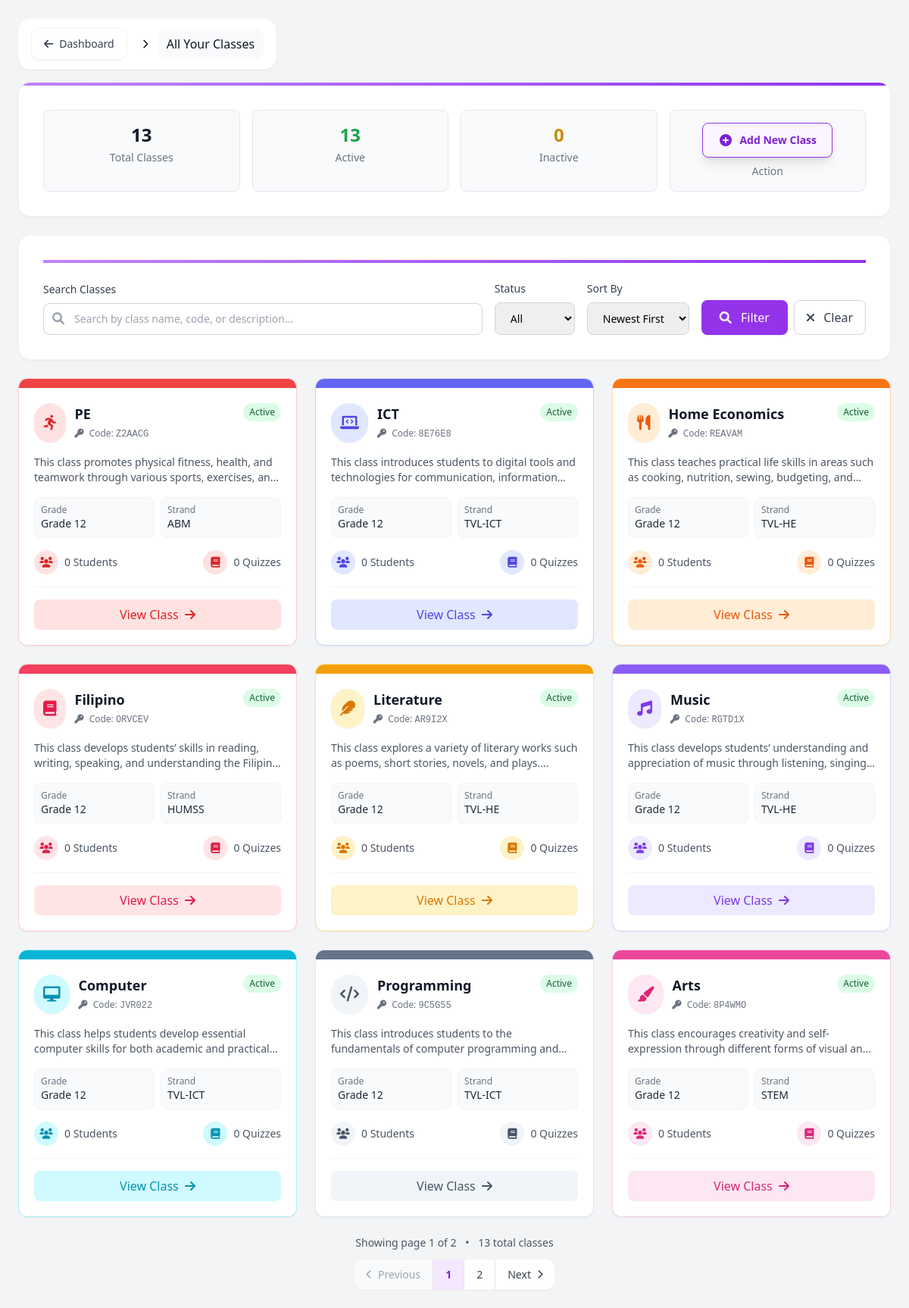
Page /Teacher/Contents/Tabs/teacherAllClasses.php (signed in) on the committed database.
### tables this page shows
CREATE TABLE `teacher_classes_tb` (
  `class_id` int(11) NOT NULL,
  `th_id` varchar(255) NOT NULL,
  `class_name` varchar(255) NOT NULL,
  `class_code` varchar(10) NOT NULL,
  `class_description` text DEFAULT NULL,
  `grade_level` varchar(20) NOT NULL,
  `strand` varchar(50) DEFAULT NULL,
  `status` enum('active','inactive','archived') NOT NULL DEFAULT 'active',
  `created_at` timestamp NOT NULL DEFAULT current_timestamp(),
  `updated_at` timestamp NOT NULL DEFAULT current_timestamp() ON UPDATE current_timestamp()
);

### Teacher/Functions/teacherAllClassesFunction.php (called while the page is built, shortened)
<?php
include_once '../../../Connection/conn.php';
include_once '../../Functions/fetchClasses.php';
$teacher_id = $_SESSION['user_id'];
$classes = getTeacherClasses($conn, $teacher_id);
$itemsPerPage = 9;
$currentPage = isset($_GET['page']) ? intval($_GET['page']) : 1;
$startIndex = ($currentPage - 1) * $itemsPerPage;
$displayClasses = array_slice($classes, $startIndex, $itemsPerPage);
?>

### Teacher/Functions/fetchClasses.php (called while the page is built, shortened)
<?php
function getTeacherClasses($conn, $teacher_id) {
    $classes = array();
    $sql = "SELECT * FROM teacher_classes_tb WHERE th_id = ? ORDER BY created_at DESC";
    $stmt = $conn->prepare($sql);
    $stmt->bind_param("s", $teacher_id);
    if ($stmt->execute()) {
        $result = $stmt->get_result();
        while ($row = $result->fetch_assoc()) {
            $classes[] = $row;
        }
    } else {
        error_log("Error fetching classes: " . $conn->error);
    }
    return $classes;
}
?>

### Teacher/Contents/Tabs/AllClassesComponents/allClassesCardsSection.php (the view, shortened to what this page needs)
<?php if (isset($classes) && count($classes) > 0): ?>
    <div class="grid grid-cols-1 sm:grid-cols-2 lg:grid-cols-3 gap-6">
        <?php
        foreach ($displayClasses as $class):
            $studentCount = 0;
            try {
                $tableCheckQuery = "SHOW TABLES LIKE 'class_enrollments_tb'";
                $tableCheckResult = $conn->query($tableCheckQuery);
                if ($tableCheckResult->num_rows > 0) {
                    $enrollmentQuery = "SELECT COUNT(*) as student_count FROM class_enrollments_tb WHERE class_id = ? AND status = 'active'";
                    $enrollmentStmt = $conn->prepare($enrollmentQuery);
                    $enrollmentStmt->bind_param("i", $class['class_id']);
                    $enrollmentStmt->execute();
                    $enrollmentResult = $enrollmentStmt->get_result();
                    $studentCount = $enrollmentResult->fetch_assoc()['student_count'];
                }
            } catch (Exception $e) {
            }
            $quizCount = 0;
            try {
                $tableCheckQuery = "SHOW TABLES LIKE 'quizzes_tb'";
                $tableCheckResult = $conn->query($tableCheckQuery);
                if ($tableCheckResult->num_rows > 0) {
                    $quizQuery = "SELECT COUNT(*) as quiz_count FROM quizzes_tb WHERE class_id = ? AND status = 'published'";
                    $quizStmt = $conn->prepare($quizQuery);
                    $quizStmt->bind_param("i", $class['class_id']);
                    $quizStmt->execute();
                    $quizResult = $quizStmt->get_result();
                    $quizCount = $quizResult->fetch_assoc()['quiz_count'];
                }
            } catch (Exception $e) {
            }
            $statusColors = [
                'active' => 'bg-green-100 text-green-800',
                'inactive' => 'bg-gray-100 text-gray-800',
                'archived' => 'bg-red-100 text-red-800',
                'pending' => 'bg-yellow-100 text-yellow-800',
            ];
            $description = !empty($class['class_description']) ? $class['class_description'] : 'No description available';
            $strand = !empty($class['strand']) ? $class['strand'] : 'N/A';
            $defaultStyle = [
                'strip' => 'bg-gray-500',
                'icon_bg' => 'bg-gray-100',
                'icon_color' => 'text-gray-600',
                'border' => 'border-gray-200',
                'link_color' => 'text-gray-600 hover:text-gray-800',
                'icon_class' => 'fas fa-graduation-cap'
            ];
            $className = strtolower($class['class_name']);
            $style = $defaultStyle;
            foreach ($subjectStyles as $subject => $styles) {
                if (strpos($className, strtolower($subject)) !== false) {
                    $style = $styles;
                    break;
                }
            }
        ?>
            <div class="bg-white rounded-xl shadow-sm border <?php echo $style['border']; ?> hover:shadow-md transition-all duration-200 overflow-hidden transform hover:-translate-y-1">
                <div class="h-3 <?php echo $style['strip']; ?>"></div>
                <div class="p-5">
                    <div class="flex items-start mb-4">
                        <div class="inline-block p-3 rounded-full <?php echo $style['icon_bg']; ?> mr-3 shadow-sm">
                            <i class="<?php echo $style['icon_class']; ?> text-xl <?php echo $style['icon_color']; ?>"></i>
                        </div>
                        <div class="flex-grow">
                            <div class="flex justify-between items-start">
                                <h3 class="font-semibold text-lg text-gray-900"><?php echo htmlspecialchars($class['class_name']); ?></h3>
                                <span class="px-2 py-1 text-xs rounded-full <?php echo isset($statusColors[$class['status']]) ? $statusColors[$class['status']] : $statusColors['inactive']; ?> ml-2">
                                    <?php echo ucfirst($class['status']); ?>
                                </span>
                            </div>
                            <p class="text-xs text-gray-500 mt-1">
                                <i class="fas fa-key mr-1"></i>
                                Code: <span class="font-mono font-medium"><?php echo htmlspecialchars($class['class_code']); ?></span>
                            </p>
                        </div>
                    </div>
                    <p class="text-sm text-gray-600 mb-4 line-clamp-2"><?php echo htmlspecialchars($description); ?></p>
                    <div class="grid grid-cols-2 gap-2 mb-4">
                        <div class="bg-gray-50 p-2 rounded-lg border border-gray-100">
                            <p class="text-xs text-gray-500">Grade</p>
                            <p class="font-medium text-sm text-gray-800">Grade <?php echo htmlspecialchars($class['grade_level']); ?></p>
                        </div>
                        <div class="bg-gray-50 p-2 rounded-lg border border-gray-100">
                            <p class="text-xs text-gray-500">Strand</p>
                            <p class="font-medium text-sm text-gray-800"><?php echo htmlspecialchars($strand); ?></p>
                        </div>
                    </div>
                    <div class="flex justify-between text-sm">
                        <div class="flex items-center text-gray-600">
                            <div class="w-8 h-8 rounded-full flex items-center justify-center <?php echo $style['icon_bg']; ?> mr-2">
                                <i class="fas fa-users <?php echo $style['icon_color']; ?>"></i>
                            </div>
                            <span><?php echo $studentCount; ?> Students</span>
                        </div>
                        <div class="flex items-center text-gray-600">
                            <div class="w-8 h-8 rounded-full flex items-center justify-center <?php echo $style['icon_bg']; ?> mr-2">
                                <i class="fas fa-book <?php echo $style['icon_color']; ?>"></i>
                            </div>
                            <span><?php echo $quizCount; ?> Quizzes</span>
                        </div>
                    </div>
                    <div class="mt-4 pt-4 border-t border-gray-100">
                        <a href="../Tabs/classDetails.php?class_id=<?php echo $class['class_id']; ?>"
                           class="w-full inline-block text-center py-2 rounded-lg <?php echo $style['icon_bg']; ?> <?php echo $style['link_color']; ?> font-medium hover:opacity-90 transition-opacity">
                            View Class <i class="fas fa-arrow-right ml-1"></i>
                        </a>
                    </div>
                </div>
            </div>
        <?php endforeach; ?>
    </div>
    <?php include "../Modals/pagination.php" ?>
<?php endif; ?>

### rows in the picture
teacher_classes_tb: class_name "PE", status "Active", class_code "Z2AACG", class_description "This class promotes physical fitness, health, and teamwork through various sports, exercises,…", grade_level "12", strand "ABM", studentCount "0", quizCount "0"
teacher_classes_tb: class_name "ICT", status "Active", class_code "8E76E8", class_description "This class introduces students to digital tools and technologies for communication,…", grade_level "12", strand "TVL-ICT", studentCount "0", quizCount "0"
teacher_classes_tb: class_name "Home Economics", status "Active", class_code "REAVAM", class_description "This class teaches practical life skills in areas such as cooking, nutrition, sewing, budgeting,…", grade_level "12", strand "TVL-HE", studentCount "0", quizCount "0"
teacher_classes_tb: class_name "Filipino", status "Active", class_code "ORVCEV", class_description "This class develops students’ skills in reading, writing, speaking, and understanding the…", grade_level "12", strand "HUMSS", studentCount "0", quizCount "0"
teacher_classes_tb: class_name "Literature", status "Active", class_code "AR9I2X", class_description "This class explores a variety of literary works such as poems, short stories, novels, and…", grade_level "12", strand "TVL-HE", studentCount "0", quizCount "0"
teacher_classes_tb: class_name "Music", status "Active", class_code "RGTD1X", class_description "This class develops students’ understanding and appreciation of music through listening,…", grade_level "12", strand "TVL-HE", studentCount "0", quizCount "0"
teacher_classes_tb: class_name "Computer", status "Active", class_code "JVR022", class_description "This class helps students develop essential computer skills for both academic and…", grade_level "12", strand "TVL-ICT", studentCount "0", quizCount "0"
teacher_classes_tb: class_name "Programming", status "Active", class_code "9C5G55", class_description "This class introduces students to the fundamentals of computer programming…", grade_level "12", strand "TVL-ICT", studentCount "0", quizCount "0"
teacher_classes_tb: class_name "Arts", status "Active", class_code "8P4WMO", class_description "This class encourages creativity and self-expression through different forms of visual…", grade_level "12", strand "STEM", studentCount "0", quizCount "0"

### other values in the picture
$totalClasses "13"
$activeClasses "13"
$inactiveClasses "0"
$currentPage "1"
$totalPages "2"
